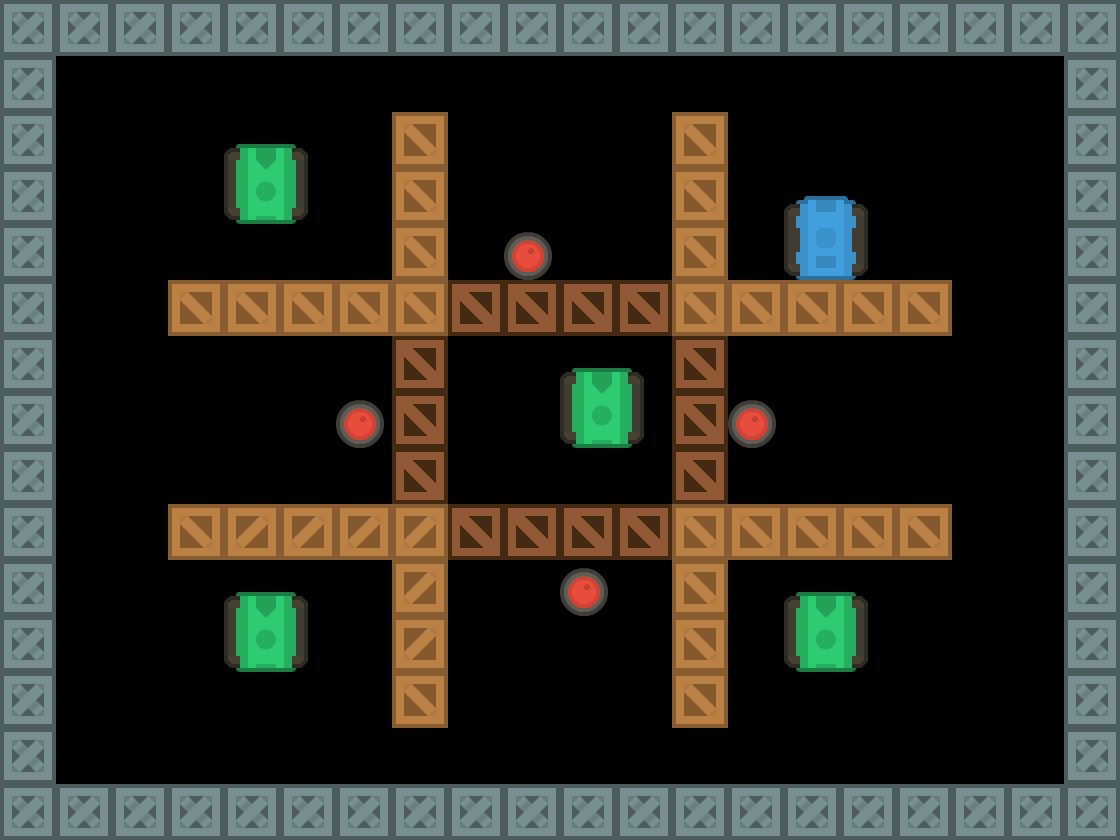

A 2D game scene composited from a Tiled map and its tileset images. What follows is a short description and the map's XML, with every tile layer's data as written:
An orthogonal 20x15 tile map with 56x56 px tiles, 7 tile layers (Obstacles, Breakable Obstacles, Explodables, Player, ...).

<map version="1.9" tiledversion="1.9.2" orientation="orthogonal" renderorder="right-down" width="20" height="15" tilewidth="56" tileheight="56" infinite="0" nextlayerid="14" nextobjectid="1">
 <tileset firstgid="1" source="tiles.tsx" />
 <layer id="1" name="Obstacles" width="20" height="15">
  <data encoding="csv">
67,67,67,67,67,67,67,67,67,67,67,67,67,67,67,67,67,67,67,67,
67,0,0,0,0,0,0,0,0,0,0,0,0,0,0,0,0,0,0,67,
67,0,0,0,0,0,0,68,0,0,0,0,68,0,0,0,0,0,0,67,
67,0,0,0,0,0,0,68,0,0,0,0,68,0,0,0,0,0,0,67,
67,0,0,0,0,0,0,68,0,0,0,0,68,0,0,0,0,0,0,67,
67,0,0,68,68,68,68,68,0,0,0,0,68,68,68,68,68,0,0,67,
67,0,0,0,0,0,0,0,0,0,0,0,0,0,0,0,0,0,0,67,
67,0,0,0,0,0,0,0,0,0,0,0,0,0,0,0,0,0,0,67,
67,0,0,0,0,0,0,0,0,0,0,0,0,0,0,0,0,0,0,67,
67,0,0,68,2684354628,2684354628,2684354628,2684354628,0,0,0,0,68,68,68,68,68,0,0,67,
67,0,0,0,0,0,0,2684354628,0,0,0,0,68,0,0,0,0,0,0,67,
67,0,0,0,0,0,0,2684354628,0,0,0,0,68,0,0,0,0,0,0,67,
67,0,0,0,0,0,0,68,0,0,0,0,68,0,0,0,0,0,0,67,
67,0,0,0,0,0,0,0,0,0,0,0,0,0,0,0,0,0,0,67,
67,67,67,67,67,67,67,67,67,67,67,67,67,67,67,67,67,67,67,67
</data>
 </layer>
 <layer id="3" name="Breakable Obstacles" width="20" height="15">
  <data encoding="csv">
0,0,0,0,0,0,0,0,0,0,0,0,0,0,0,0,0,0,0,0,
0,0,0,0,0,0,0,0,0,0,0,0,0,0,0,0,0,0,0,0,
0,0,0,0,0,0,0,0,0,0,0,0,0,0,0,0,0,0,0,0,
0,0,0,0,0,0,0,0,0,0,0,0,0,0,0,0,0,0,0,0,
0,0,0,0,0,0,0,0,0,0,0,0,0,0,0,0,0,0,0,0,
0,0,0,0,0,0,0,0,93,93,93,93,0,0,0,0,0,0,0,0,
0,0,0,0,0,0,0,93,0,0,0,0,93,0,0,0,0,0,0,0,
0,0,0,0,0,0,0,93,0,0,0,0,93,0,0,0,0,0,0,0,
0,0,0,0,0,0,0,93,0,0,0,0,93,0,0,0,0,0,0,0,
0,0,0,0,0,0,0,0,93,93,93,93,0,0,0,0,0,0,0,0,
0,0,0,0,0,0,0,0,0,0,0,0,0,0,0,0,0,0,0,0,
0,0,0,0,0,0,0,0,0,0,0,0,0,0,0,0,0,0,0,0,
0,0,0,0,0,0,0,0,0,0,0,0,0,0,0,0,0,0,0,0,
0,0,0,0,0,0,0,0,0,0,0,0,0,0,0,0,0,0,0,0,
0,0,0,0,0,0,0,0,0,0,0,0,0,0,0,0,0,0,0,0
</data>
 </layer>
 <layer id="13" name="Explodables" width="20" height="15">
  <data encoding="csv">
0,0,0,0,0,0,0,0,0,0,0,0,0,0,0,0,0,0,0,0,
0,0,0,0,0,0,0,0,0,0,0,0,0,0,0,0,0,0,0,0,
0,0,0,0,0,0,0,0,0,0,0,0,0,0,0,0,0,0,0,0,
0,0,0,0,0,0,0,0,0,0,0,0,0,0,0,0,0,0,0,0,
0,0,0,0,0,0,0,0,0,71,0,0,0,0,0,0,0,0,0,0,
0,0,0,0,0,0,0,0,0,0,0,0,0,0,0,0,0,0,0,0,
0,0,0,0,0,0,0,0,0,0,0,0,0,0,0,0,0,0,0,0,
0,0,0,0,0,0,71,0,0,0,0,0,0,71,0,0,0,0,0,0,
0,0,0,0,0,0,0,0,0,0,0,0,0,0,0,0,0,0,0,0,
0,0,0,0,0,0,0,0,0,0,0,0,0,0,0,0,0,0,0,0,
0,0,0,0,0,0,0,0,0,0,71,0,0,0,0,0,0,0,0,0,
0,0,0,0,0,0,0,0,0,0,0,0,0,0,0,0,0,0,0,0,
0,0,0,0,0,0,0,0,0,0,0,0,0,0,0,0,0,0,0,0,
0,0,0,0,0,0,0,0,0,0,0,0,0,0,0,0,0,0,0,0,
0,0,0,0,0,0,0,0,0,0,0,0,0,0,0,0,0,0,0,0
</data>
 </layer>
 <layer id="8" name="Player" width="20" height="15">
  <data encoding="csv">
0,0,0,0,0,0,0,0,0,0,0,0,0,0,0,0,0,0,0,0,
0,0,0,0,0,0,0,0,0,0,0,0,0,0,0,0,0,0,0,0,
0,0,0,0,0,0,0,0,0,0,0,0,0,0,0,0,0,0,0,0,
0,0,0,0,0,0,0,0,0,0,0,0,0,0,0,0,0,0,0,0,
0,0,0,0,0,0,0,0,0,0,0,0,0,0,79,0,0,0,0,0,
0,0,0,0,0,0,0,0,0,0,0,0,0,0,0,0,0,0,0,0,
0,0,0,0,0,0,0,0,0,0,0,0,0,0,0,0,0,0,0,0,
0,0,0,0,0,0,0,0,0,0,0,0,0,0,0,0,0,0,0,0,
0,0,0,0,0,0,0,0,0,0,0,0,0,0,0,0,0,0,0,0,
0,0,0,0,0,0,0,0,0,0,0,0,0,0,0,0,0,0,0,0,
0,0,0,0,0,0,0,0,0,0,0,0,0,0,0,0,0,0,0,0,
0,0,0,0,0,0,0,0,0,0,0,0,0,0,0,0,0,0,0,0,
0,0,0,0,0,0,0,0,0,0,0,0,0,0,0,0,0,0,0,0,
0,0,0,0,0,0,0,0,0,0,0,0,0,0,0,0,0,0,0,0,
0,0,0,0,0,0,0,0,0,0,0,0,0,0,0,0,0,0,0,0
</data>
 </layer>
 <layer id="11" name="Hard Enemies" width="20" height="15">
  <data encoding="csv">
0,0,0,0,0,0,0,0,0,0,0,0,0,0,0,0,0,0,0,0,
0,0,0,0,0,0,0,0,0,0,0,0,0,0,0,0,0,0,0,0,
0,0,0,0,0,0,0,0,0,0,0,0,0,0,0,0,0,0,0,0,
0,0,0,0,0,0,0,0,0,0,0,0,0,0,0,0,0,0,0,0,
0,0,0,0,0,0,0,0,0,0,0,0,0,0,0,0,0,0,0,0,
0,0,0,0,0,0,0,0,0,0,0,0,0,0,0,0,0,0,0,0,
0,0,0,0,0,0,0,0,0,0,0,0,0,0,0,0,0,0,0,0,
0,0,0,0,0,0,0,0,0,0,0,0,0,0,0,0,0,0,0,0,
0,0,0,0,0,0,0,0,0,0,0,0,0,0,0,0,0,0,0,0,
0,0,0,0,0,0,0,0,0,0,0,0,0,0,0,0,0,0,0,0,
0,0,0,0,0,0,0,0,0,0,0,0,0,0,0,0,0,0,0,0,
0,0,0,0,0,0,0,0,0,0,0,0,0,0,0,0,0,0,0,0,
0,0,0,0,0,0,0,0,0,0,0,0,0,0,0,0,0,0,0,0,
0,0,0,0,0,0,0,0,0,0,0,0,0,0,0,0,0,0,0,0,
0,0,0,0,0,0,0,0,0,0,0,0,0,0,0,0,0,0,0,0
</data>
 </layer>
 <layer id="12" name="Medium Enemies" width="20" height="15">
  <data encoding="csv">
0,0,0,0,0,0,0,0,0,0,0,0,0,0,0,0,0,0,0,0,
0,0,0,0,0,0,0,0,0,0,0,0,0,0,0,0,0,0,0,0,
0,0,0,0,0,0,0,0,0,0,0,0,0,0,0,0,0,0,0,0,
0,0,0,0,80,0,0,0,0,0,0,0,0,0,0,0,0,0,0,0,
0,0,0,0,0,0,0,0,0,0,0,0,0,0,0,0,0,0,0,0,
0,0,0,0,0,0,0,0,0,0,0,0,0,0,0,0,0,0,0,0,
0,0,0,0,0,0,0,0,0,0,0,0,0,0,0,0,0,0,0,0,
0,0,0,0,0,0,0,0,0,0,80,0,0,0,0,0,0,0,0,0,
0,0,0,0,0,0,0,0,0,0,0,0,0,0,0,0,0,0,0,0,
0,0,0,0,0,0,0,0,0,0,0,0,0,0,0,0,0,0,0,0,
0,0,0,0,0,0,0,0,0,0,0,0,0,0,0,0,0,0,0,0,
0,0,0,0,80,0,0,0,0,0,0,0,0,0,80,0,0,0,0,0,
0,0,0,0,0,0,0,0,0,0,0,0,0,0,0,0,0,0,0,0,
0,0,0,0,0,0,0,0,0,0,0,0,0,0,0,0,0,0,0,0,
0,0,0,0,0,0,0,0,0,0,0,0,0,0,0,0,0,0,0,0
</data>
 </layer>
 <layer id="9" name="Easy Enemies" width="20" height="15">
  <data encoding="csv">
0,0,0,0,0,0,0,0,0,0,0,0,0,0,0,0,0,0,0,0,
0,0,0,0,0,0,0,0,0,0,0,0,0,0,0,0,0,0,0,0,
0,0,0,0,0,0,0,0,0,0,0,0,0,0,0,0,0,0,0,0,
0,0,0,0,0,0,0,0,0,0,0,0,0,0,0,0,0,0,0,0,
0,0,0,0,0,0,0,0,0,0,0,0,0,0,0,0,0,0,0,0,
0,0,0,0,0,0,0,0,0,0,0,0,0,0,0,0,0,0,0,0,
0,0,0,0,0,0,0,0,0,0,0,0,0,0,0,0,0,0,0,0,
0,0,0,0,0,0,0,0,0,0,0,0,0,0,0,0,0,0,0,0,
0,0,0,0,0,0,0,0,0,0,0,0,0,0,0,0,0,0,0,0,
0,0,0,0,0,0,0,0,0,0,0,0,0,0,0,0,0,0,0,0,
0,0,0,0,0,0,0,0,0,0,0,0,0,0,0,0,0,0,0,0,
0,0,0,0,0,0,0,0,0,0,0,0,0,0,0,0,0,0,0,0,
0,0,0,0,0,0,0,0,0,0,0,0,0,0,0,0,0,0,0,0,
0,0,0,0,0,0,0,0,0,0,0,0,0,0,0,0,0,0,0,0,
0,0,0,0,0,0,0,0,0,0,0,0,0,0,0,0,0,0,0,0
</data>
 </layer>
</map>
